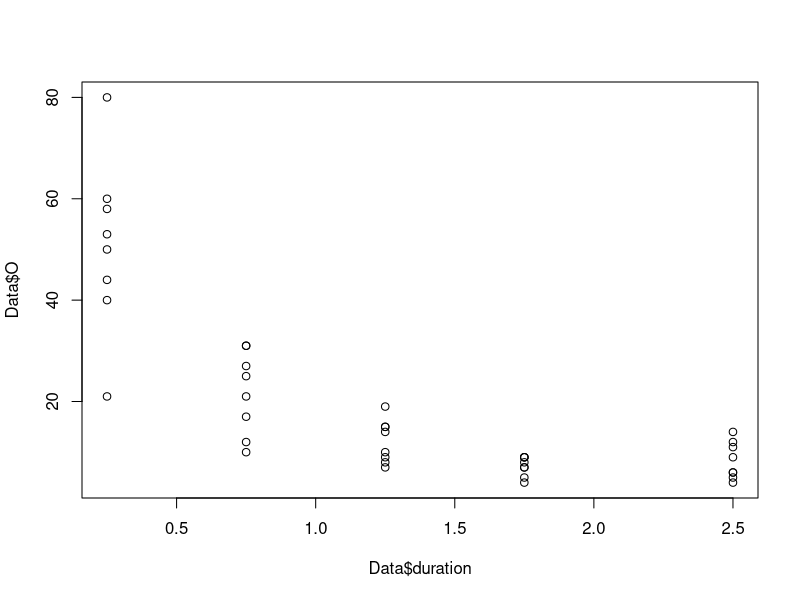
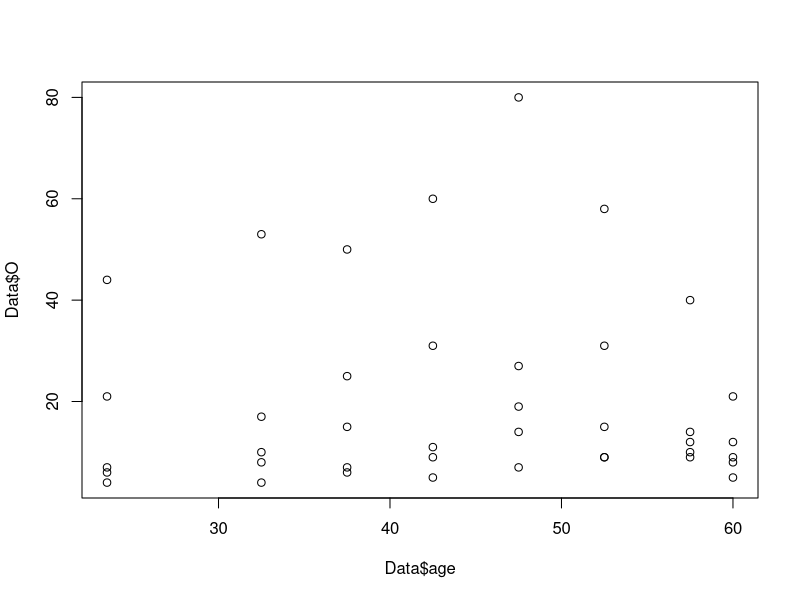
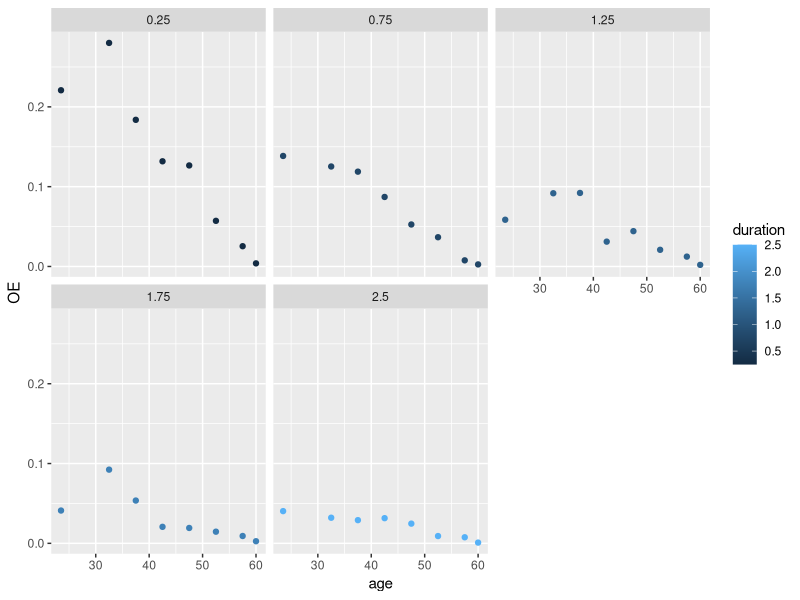
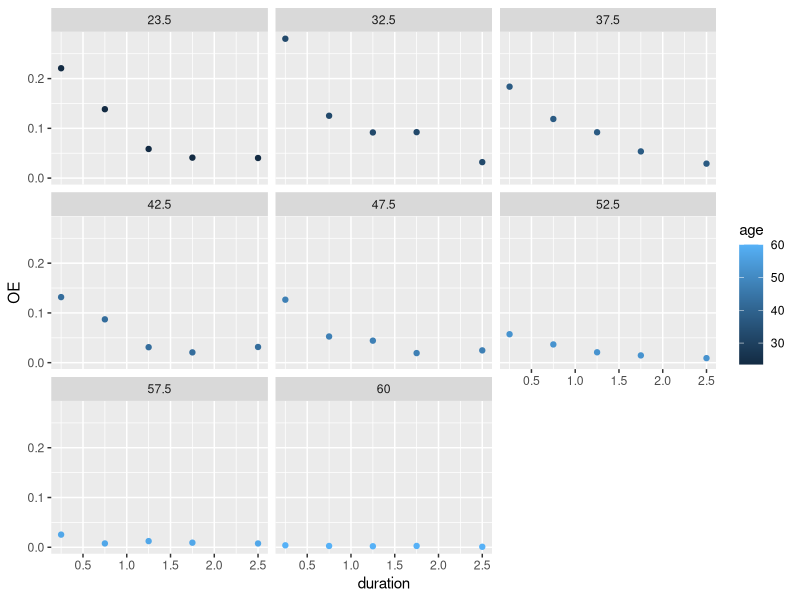
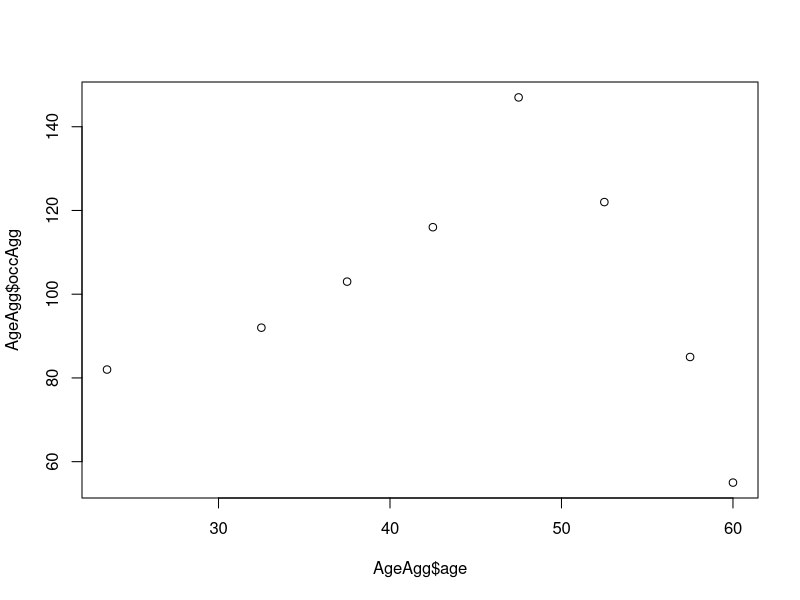
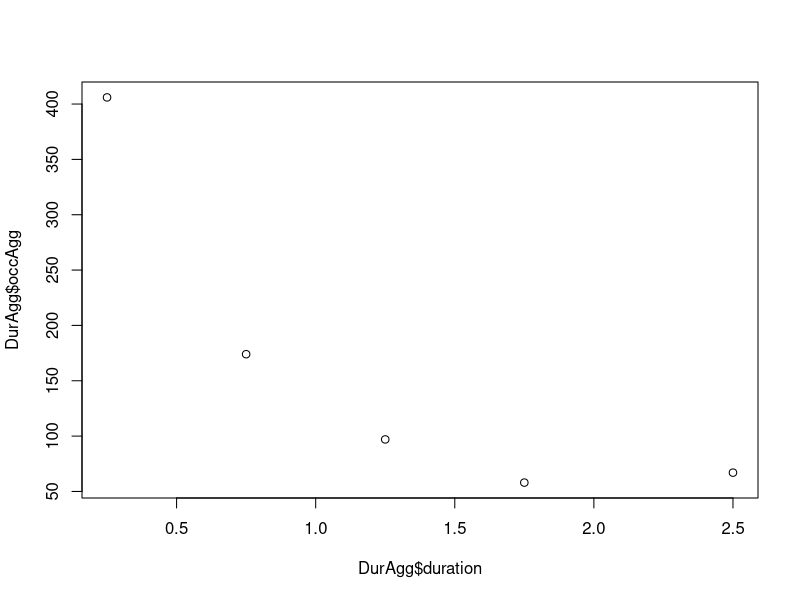
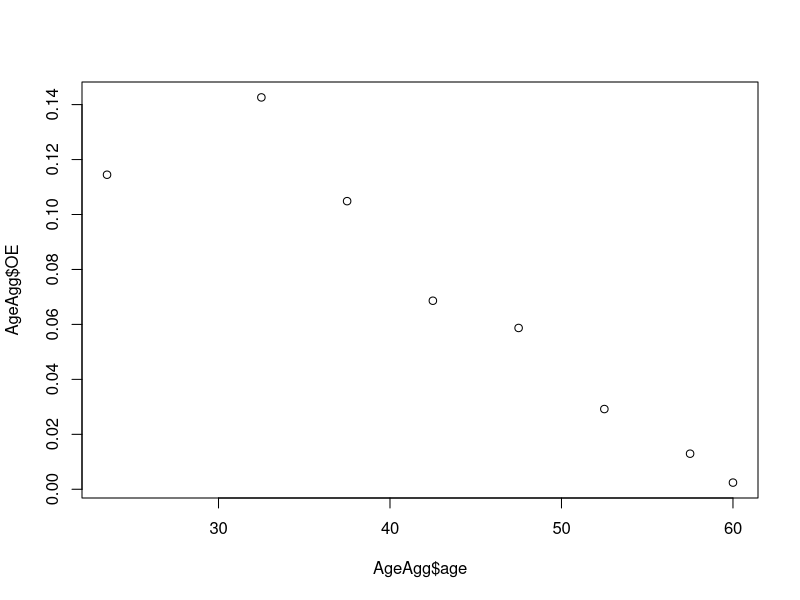
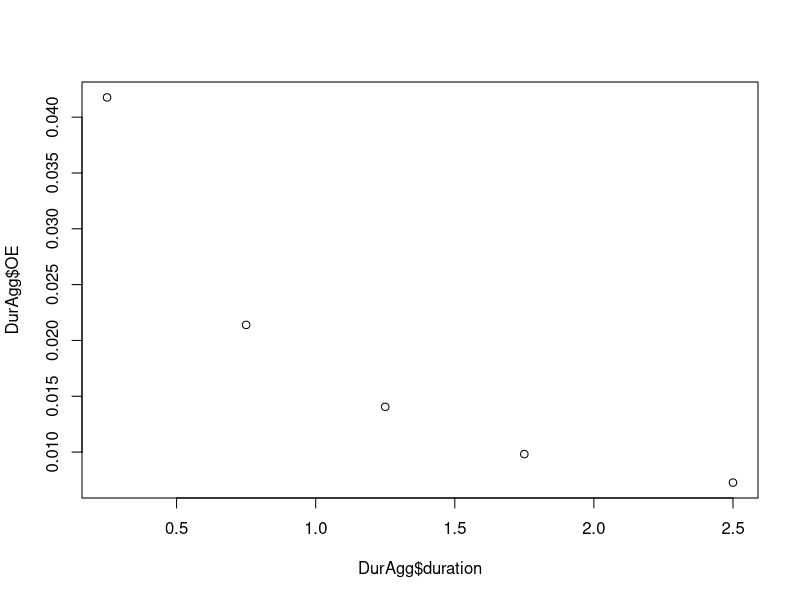

Generate these figures, in order, with R: (Note: this script raises an error after producing the figures.)
######################################################
####               PAKKER OG DATA                 ####
######################################################
library(tidyverse)
library(ggplot2)
library(dplyr)
library(stats)
library(splines)
library(hexbin)

# Indlæs data:
Data <- read_csv("Data/FP/FPFJ.csv")

# Opret variabel OE-rater
Data$OE <- Data$O / Data$E

# Vis data og opsummering
#View(Data)
summary(Data)


######################################################
####          CENTRERING AF COVARIATER            ####
######################################################

# Centrering af age
midpointsage <- c((unique(Data$age)[-1] + unique(Data$age)[-length(unique(Data$age))]) / 2, 
                  unique(Data$age)[length(unique(Data$age))])
Data$age <- midpointsage[match(Data$age, unique(Data$age))]

#centrerer duration
midpointsduration <- c((unique(Data$duration)[-1] + unique(Data$duration)[-length(unique(Data$duration))]) / 2, unique(Data$duration)[length(unique(Data$duration))])
Data$duration <- midpointsduration[match(Data$duration, unique(Data$duration))]

#fjerner sidste datapunkt for duration
Data <- Data[Data$duration != unique(Data$duration)[length(unique(Data$duration))], ]

# Vis centreret data
View(Data)



######################################################
####            VISUALISERING AF DATA             ####
######################################################

# Plot O mod duration
plot(y = Data$O, x = Data$duration)

# Plot O mod age
plot(y = Data$O, x = Data$age)


# Scatter plot af OE-rater med alder og duration
ggplot(Data, aes(x = age, y = OE)) +
  geom_point(aes(color = duration)) +
  facet_wrap(~ duration)

# Scatter plot af OE-rater med duration og alder
ggplot(Data, aes(x = duration, y = OE)) +
  geom_point(aes(color = age)) +
  facet_wrap(~ age)



######################################################
####      AGGREGERING OG IKKE-LINEARE TRENDS      ####
######################################################

# Aggreger data efter age
AgeAgg <- Data %>%
  group_by(age) %>%
  summarise(expoAgg = sum(E), occAgg = sum(O)) %>%
  mutate(OE = occAgg / expoAgg)

# Aggreger data efter duration
DurAgg <- Data %>%
  group_by(duration) %>%
  summarise(expoAgg = sum(E), occAgg = sum(O)) %>%
  mutate(OE = occAgg / expoAgg)

# Plots af aggregerede data
plot(AgeAgg$age, AgeAgg$occAgg)
plot(DurAgg$duration, DurAgg$occAgg)

plot(AgeAgg$age, AgeAgg$OE)
plot(DurAgg$duration, DurAgg$OE)

plot(AgeAgg$age, AgeAgg$expoAgg)
plot(DurAgg$duration, DurAgg$expoAgg)





######################################################
####                  GLM MODELLER                ####
######################################################

# Lineær model med age og duration
glm_linear_1 <- glm(O ~ age + duration, offset = log(E), family = poisson, data = Data)
summary(glm_linear_1)
AIC(glm_linear_1)


######################################################
####                 POLYNOMIUM                   ####
######################################################

# Polynomial modeller for duration
glm_poly_1_dur <- glm(O ~ age + poly(duration, 1), offset = log(E), family = poisson, data = Data)
glm_poly_2_dur <- glm(O ~ age + poly(duration, 2), offset = log(E), family = poisson, data = Data)

# Sammenlign AIC for polynomial modeller for duration
AIC(glm_poly_1_dur, glm_poly_2_dur)

# Polynomial modeller for age
glm_poly_1_age <- glm(O ~ poly(age, 1) + duration, offset = log(E), family = poisson, data = Data)
glm_poly_2_age <- glm(O ~ poly(age, 2) + duration, offset = log(E), family = poisson, data = Data)
glm_poly_4_age <- glm(O ~ poly(age, 4) + duration, offset = log(E), family = poisson, data = Data)
glm_poly_6_age <- glm(O ~ poly(age, 6) + duration, offset = log(E), family = poisson, data = Data)

# Sammenlign AIC for polynomial modeller for age
AIC(glm_poly_1_age, glm_poly_2_age, glm_poly_4_age, glm_poly_6_age)


# Polynomial model med kombination af age og duration
glm_poly_6_2 <- glm(O ~ poly(age, 6) + poly(duration, 2), offset = log(E), family = poisson, data = Data)
glm_poly_4_2 <- glm(O ~ poly(age, 4) + poly(duration, 2), offset = log(E), family = poisson, data = Data)
glm_poly_3_2 <- glm(O ~ poly(age, 3) + poly(duration, 2), offset = log(E), family = poisson, data = Data)
glm_poly_2_2 <- glm(O ~ poly(age, 2) + poly(duration, 2), offset = log(E), family = poisson, data = Data)

# Sammenlign AIC for modeller med age og duration polynomier
AIC(glm_poly_2_2, glm_poly_3_2, glm_poly_4_2, glm_poly_6_2)



######################################################
####              SPLINES AGE + DUR               ####
######################################################
glm_splines_2_dur <- glm(O ~ ns(duration, df = 3) + age, offset = log(E), 
                         family = poisson, data = Data)

glm_splines_3_dur <- glm(O ~ ns(duration, df = 4) + age, offset = log(E), 
                         family = poisson, data = Data)

glm_splines_2_age <- glm(O ~ ns(age, df = 3) + duration, offset = log(E), 
                         family = poisson, data = Data)

glm_splines_3_age <- glm(O ~ ns(age, df = 4) + duration, offset = log(E), 
                         family = poisson, data = Data)

glm_splines_4_age <- glm(O ~ ns(age, df = 5) + duration, offset = log(E), 
                         family = poisson, data = Data)

glm_splines_5_age <- glm(O ~ ns(age, df = 6) + duration, offset = log(E), 
                         family = poisson, data = Data)


AIC(glm_splines_2_dur,glm_splines_3_dur,glm_splines_2_age,glm_splines_3_age,glm_splines_4_age,glm_splines_5_age)


#Sammenlignes med polynomier: 
AIC(glm_splines_5_age,glm_poly_6_age,glm_poly_4_2)




######################################################
####         Prædictions- og residualplot         ####
######################################################

#Insæt den valgte model: 
model <- glm_poly_4_2

# Beregn forudsagte O-værdier
Data$predicted_O <- predict(model, type = "response")

# Vis data med forudsagte værdier
View(Data)

# Aggreger forudsagte værdier efter age
AgeAgg <- Data %>%
  group_by(age) %>%
  summarise(expoAgg = sum(E), occAgg = sum(O), predictedAgg = sum(predicted_O)) %>%
  mutate(predicted_OE = predictedAgg / expoAgg, OE = occAgg / expoAgg)

# Plot OE-rater over alder
plot(AgeAgg$age, AgeAgg$OE, col = "blue", pch = 1, xlab = "Age", ylab = "OE Rate", 
     main = "OE-rates with additive model over Age")
lines(AgeAgg$age, AgeAgg$predicted_OE, col = "red", lwd = 2)
abline(v = 32.5, col = "steelblue", lty = 2)


# Aggreger forudsagte værdier efter duration
DurAgg <- Data %>%
  group_by(duration) %>%
  summarise(expoAgg = sum(E), occAgg = sum(O), predictedAgg = sum(predicted_O)) %>%
  mutate(predicted_OE = predictedAgg / expoAgg, OE = occAgg / expoAgg)

# Plot OE-rater over duration
plot(DurAgg$duration, DurAgg$OE, col = "blue", pch = 1, xlab = "Duration", ylab = "OE Rate", 
     main = "OE-rates with additive model over Duration")
lines(DurAgg$duration, DurAgg$predicted_OE, col = "red", lwd = 2)


# Residualplot for lineær model
residplotage(model)
residplotduration(model)


######################################################
####               ENDELIGE MODEL                 ####
######################################################

FPFJ_final <- glm(O ~ poly(age, 4) + poly(duration, 2), offset = log(E), family = poisson, data = Data)

summary(FPFJ_final)

AIC(FPFJ_final)








